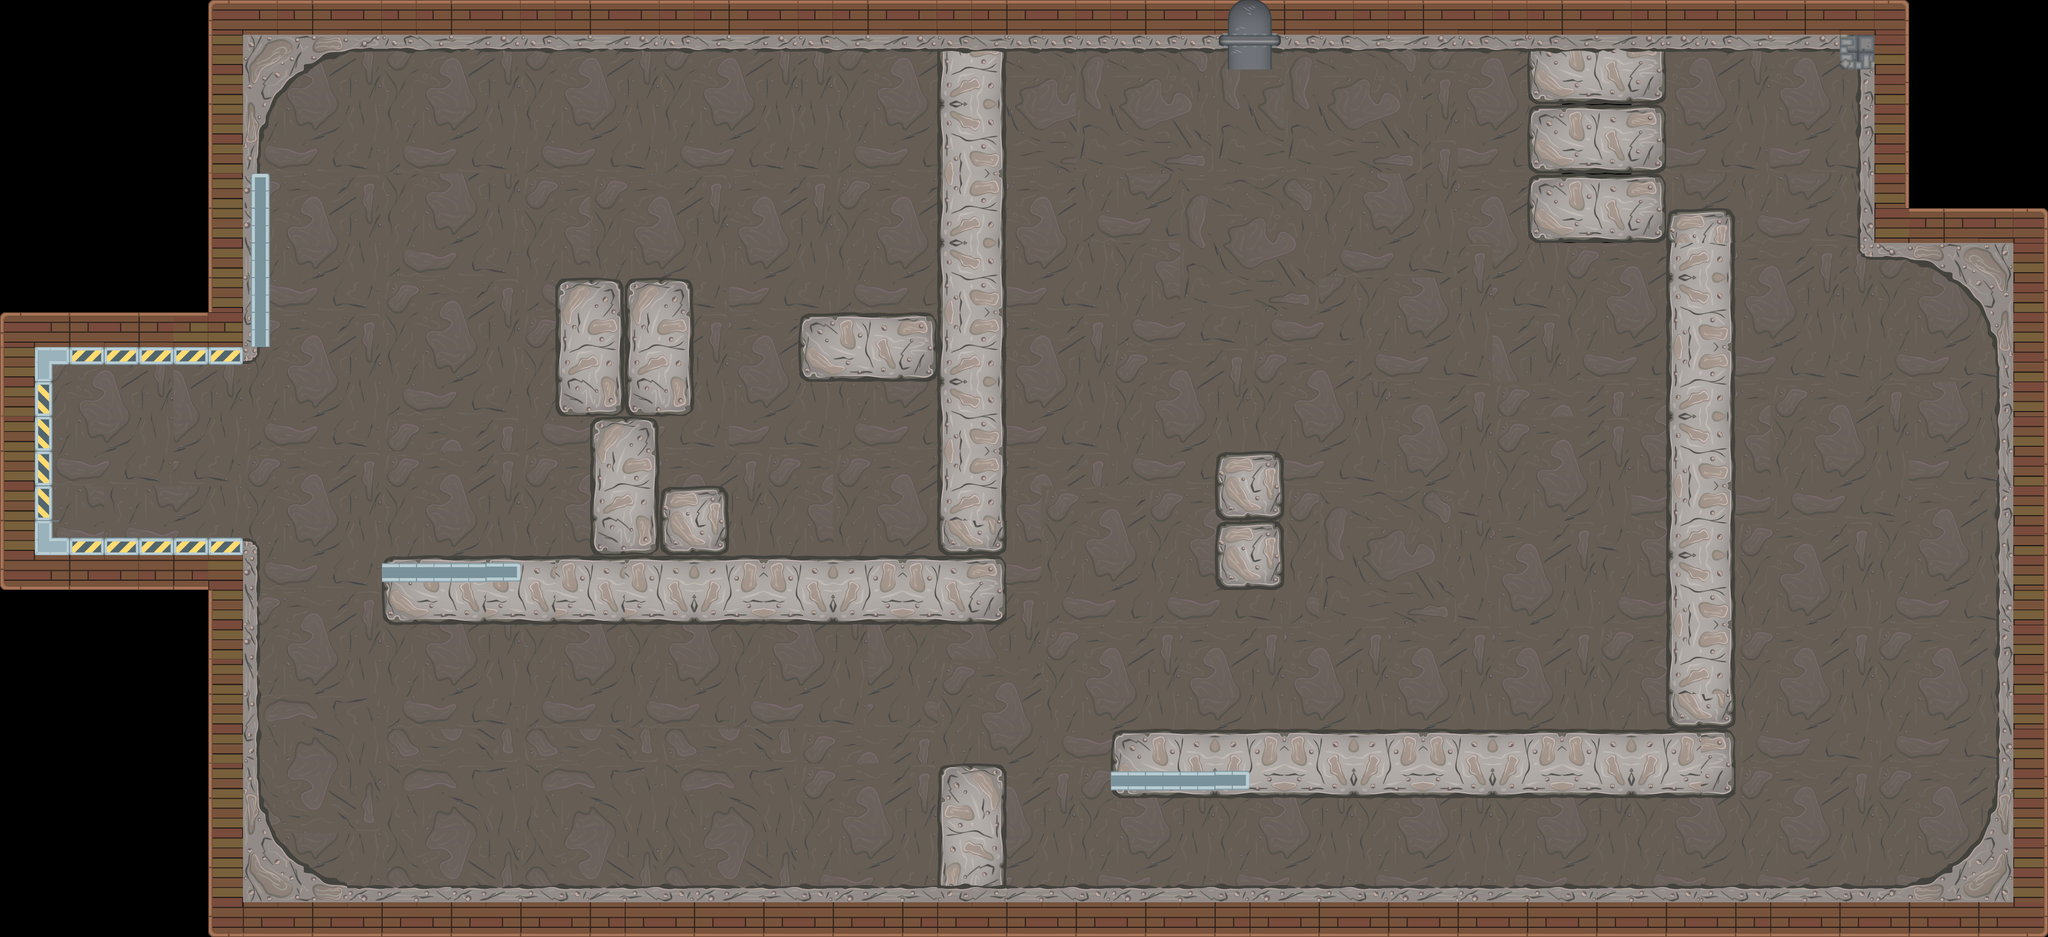

Rendered tile map (Tiled .tmx) drawn with the repository's tilesets; below, a short description and the map source with its tile grids summarised:
An orthogonal 59x27 tile map with 64x64 px tiles, 3 tile layers (background, bourder, above) and 68 objects (11x gold, 10x light, 6x enimy, 5x box, 4x crystal, ...).

<map version="1.2" tiledversion="1.2.4" orientation="orthogonal" renderorder="right-down" width="59" height="27" tilewidth="64" tileheight="64" infinite="0" nextlayerid="20" nextobjectid="124">
 <properties>
  <property name="score" type="int" value="700" />
 </properties>
 <tileset firstgid="1" source="tiles2.tsx" />
 <layer id="16" name="background" width="59" height="27">
  <data>[1593 cells, 1275 non-empty, 16 distinct tile ids]</data>
 </layer>
 <layer id="17" name="bourder" width="59" height="27">
  <data>[1593 cells, 532 non-empty, 47 distinct tile ids]</data>
 </layer>
 <layer id="18" name="above" width="59" height="27">
  <data>[1593 cells, 25 non-empty, 12 distinct tile ids]</data>
 </layer>
 <objectgroup color="#000000" id="3" name="BourderObjet">
  <object id="51" x="1733.45" y="89.4545" width="116.909" height="933.636" />
  <object id="53" x="705" y="1024.67" width="1145.67" height="125.333" />
  <object id="55" x="1482.67" y="583.333" width="240.667" height="114.667" />
  <object id="56" x="1023.33" y="514.667" width="255.333" height="250.667" />
  <object id="57" x="1094" y="774.667" width="118" height="246.667" />
  <object id="58" x="1222.67" y="900" width="118.667" height="122.667" />
  <object id="59" x="1732" y="1410" width="121" height="223" />
  <object id="60" x="2052" y="1347.33" width="1144" height="120.667" />
  <object id="61" x="3077.33" y="386" width="118" height="956" />
  <object id="62" x="2819.33" y="89.3333" width="246.667" height="354.667" />
  <object id="63" x="2242.67" y="832.667" width="122.667" height="252" />
  <object id="64" x="94" y="671">
   <polyline points="0,0 0,321.333 350.667,321.667 369.667,329 380.333,338.667 382.667,800.333 385.333,821.667 395,831 401.333,855 426.333,895.667 466.667,928.333 479.333,941 509,960.333 562,966.667 3419.67,967.667 3444.67,960.333 3463.33,960.333 3499,938.333 3506.33,934.333 3507,927.333 3535,909.333 3569,863 3579,839 3578.33,831.333 3589.33,820 3590.33,-31.3333 3589,-50.6667 3576.33,-64.6667 3574.67,-74.3333 3556,-116.667 3534.33,-143.333 3465.67,-189.667 3417,-196.667 3360,-197 3346.33,-200.667 3335.67,-212 3337,-544 3307,-544.667 3299.33,-553 3298.67,-582.333 560.667,-582 537.667,-575.667 511.333,-574.667 484.667,-555 467.333,-552.333 466.333,-542.333 444.667,-530 423,-504.667 403,-475.333 395.333,-445.667 383.333,-433 380.333,-20 375.333,-12.6667 370,-5.66667 355,-5 351.667,-1 4.66667,0 0,-0.0533857" />
  </object>
  <object id="73" x="477.667" y="321.333" width="16.3333" height="316.333" />
 </objectgroup>
 <objectgroup id="19" name="Place">
  <object id="66" type="place" x="3184" y="192">
   <point />
  </object>
 </objectgroup>
 <objectgroup id="2" name="Player">
  <object id="26" type="player" x="256" y="824">
   <point />
  </object>
 </objectgroup>
 <objectgroup id="4" name="Box">
  <object id="86" type="box" x="1168" y="376">
   <properties>
    <property name="code" type="int" value="4" />
   </properties>
   <point />
  </object>
  <object id="87" type="box" x="2744" y="776">
   <point />
  </object>
  <object id="98" type="box" x="848" y="1500">
   <properties>
    <property name="code" type="int" value="1" />
   </properties>
   <point />
  </object>
  <object id="99" type="box" x="3568" y="1152">
   <properties>
    <property name="code" type="int" value="5" />
   </properties>
   <point />
  </object>
  <object id="100" type="box" x="2632" y="224">
   <properties>
    <property name="code" type="int" value="2" />
   </properties>
   <point />
  </object>
 </objectgroup>
 <objectgroup id="5" name="Enimy">
  <object id="31" name="15" type="enimy" x="3312" y="460">
   <properties>
    <property name="code" type="int" value="15" />
   </properties>
   <point />
  </object>
  <object id="74" name="11" type="enimy" x="968" y="360">
   <properties>
    <property name="code" type="int" value="11" />
   </properties>
   <point />
  </object>
  <object id="75" name="8" type="enimy" x="1000" y="1352">
   <properties>
    <property name="code" type="int" value="8" />
   </properties>
   <point />
  </object>
  <object id="76" name="3" type="enimy" x="2120" y="784">
   <properties>
    <property name="code" type="int" value="3" />
   </properties>
   <point />
  </object>
  <object id="77" name="3" type="enimy" x="2768" y="1128">
   <properties>
    <property name="code" type="int" value="3" />
   </properties>
   <point />
  </object>
  <object id="78" name="4" type="enimy" x="3432" y="1440">
   <properties>
    <property name="code" type="int" value="4" />
   </properties>
   <point />
  </object>
 </objectgroup>
 <objectgroup id="6" name="Pickup">
  <object id="27" type="crystal" x="1540" y="892">
   <point />
  </object>
  <object id="28" type="crystal" x="3256" y="220">
   <point />
  </object>
  <object id="29" type="crystal" x="2040" y="256">
   <point />
  </object>
  <object id="30" type="crystal" x="3344" y="836">
   <point />
  </object>
  <object id="102" type="gold" x="2063.64" y="375.758">
   <point />
  </object>
  <object id="103" type="gold" x="2645.45" y="384.848">
   <point />
  </object>
  <object id="104" type="gold" x="2339.39" y="609.091">
   <point />
  </object>
  <object id="105" type="gold" x="2081.82" y="1139.39">
   <point />
  </object>
  <object id="106" type="gold" x="1351.52" y="272.727">
   <point />
  </object>
  <object id="107" type="gold" x="833.333" y="893.939">
   <point />
  </object>
  <object id="108" type="gold" x="1027.27" y="1448.48">
   <point />
  </object>
  <object id="109" type="gold" x="1600" y="1303.03">
   <point />
  </object>
  <object id="110" type="gold" x="2957.58" y="1187.88">
   <point />
  </object>
  <object id="111" type="repair" x="2869.7" y="1569.7">
   <point />
  </object>
  <object id="112" type="gold" x="3496.97" y="706.061">
   <point />
  </object>
  <object id="113" type="gold" x="3275.76" y="1090.91">
   <point />
  </object>
 </objectgroup>
 <objectgroup id="7" name="Door">
  <object id="67" name="3" type="door" x="478.667" y="1042.33" width="222.667" height="26.6667">
   <properties>
    <property name="derect" type="int" value="3" />
   </properties>
  </object>
  <object id="68" name="3" type="door" x="1857.33" y="1425.33" width="188" height="28">
   <properties>
    <property name="derect" type="int" value="3" />
   </properties>
  </object>
  <object id="69" name="0" type="door" x="466" y="666" width="19" height="329" />
 </objectgroup>
 <objectgroup id="10" name="Bomb">
  <object id="90" type="bomb" x="644" y="280">
   <properties>
    <property name="code" type="int" value="1" />
   </properties>
   <point />
  </object>
  <object id="91" type="bomb" x="1364" y="764">
   <properties>
    <property name="code" type="int" value="1" />
   </properties>
   <point />
  </object>
  <object id="92" type="bomb" x="1344" y="1524">
   <point />
  </object>
  <object id="96" type="bombzon" x="2304" y="133.333">
   <properties>
    <property name="code" type="int" value="3" />
    <property name="zone" value="3" />
   </properties>
   <point />
  </object>
  <object id="97" type="bomb" x="3452" y="1000">
   <point />
  </object>
 </objectgroup>
 <objectgroup id="11" name="Light">
  <object id="114" type="light" x="1720" y="98">
   <properties>
    <property name="color" type="color" value="#6955aaff" />
    <property name="distance" type="int" value="136" />
    <property name="static" type="bool" value="true" />
   </properties>
   <point />
  </object>
  </objectgroup>
 <objectgroup id="13" name="Zone">
  <!-- 4 objects omitted --></objectgroup>
 <objectgroup id="14" name="Circle">
  <!-- 3 objects omitted --></objectgroup>
 <objectgroup id="15" name="Text">
  <!-- 1 objects omitted --></objectgroup>
</map>
<!-- 17 of 68 objects omitted -->
